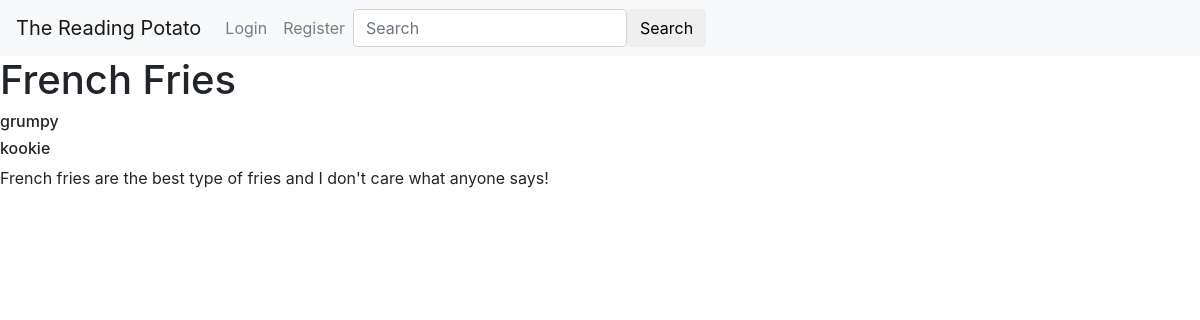
Page /main/articles/french-fries/ on the committed database.
### main/models.py (models this page shows, shortened)
class Article(models.Model):
	title = models.CharField(max_length=250)
	content = models.TextField()
	author = models.ForeignKey(User, on_delete=models.CASCADE, related_name="articles")
	created_on = models.DateTimeField(auto_now_add=True)
	last_update = models.DateTimeField(auto_now=True)
	slug = models.SlugField(blank=True)

class Contribution(models.Model):
	PENDING = "Pending"
	ACCEPTED = "Accepted"
	DECLINED = "Declined"
	STATUS = (
		(PENDING, PENDING),
		(ACCEPTED, ACCEPTED),
		(DECLINED, DECLINED),
	)
	user = models.ForeignKey(User, on_delete=models.CASCADE, related_name="contributions")
	article = models.ForeignKey(Article, on_delete=models.CASCADE, related_name="contributions")
	status = models.CharField(max_length=10 , choices=STATUS, default=PENDING)
	date = models.DateTimeField(auto_now_add=True)

### main/views.py (the view)
# urls.py: path('articles/<article_slug>/', views.article_details, name="article-details"),
def article_details(request, article_slug):
	context = {
		"article" : Article.objects.get(slug=article_slug)
	}
	return render(request, "article_details.html", context)

### main/templates/article_details.html (shortened to what this page needs)
{% extends "base.html" %}
{% block content %}
    <h1>{{article.title}}</h1>
    <h6>{{article.author}}</h6>
    {%for contrib in article.contributions.all%}
    <h6>{{contrib.user}}</h6>
    {%endfor%}
    <p>{{article.content}}</p>
{% endblock content%}

### rows in the picture
Article: title "French Fries", author "grumpy", content "French fries are the best type of fries and I don't care what anyone says!"
Contribution: user "kookie"
